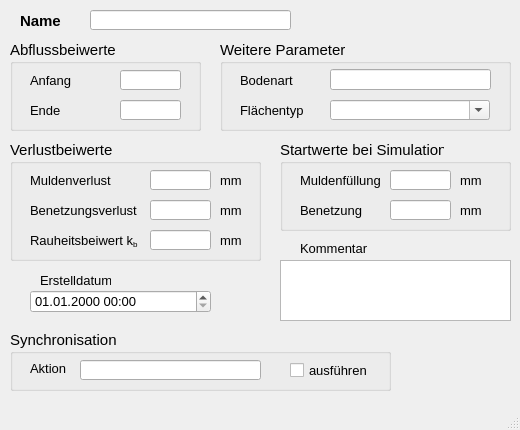
<?xml version="1.0" encoding="UTF-8"?>
<ui version="4.0">
 <class>MainWindow</class>
 <widget class="QMainWindow" name="MainWindow">
  <property name="geometry">
   <rect>
    <x>0</x>
    <y>0</y>
    <width>520</width>
    <height>430</height>
   </rect>
  </property>
  <property name="minimumSize">
   <size>
    <width>520</width>
    <height>430</height>
   </size>
  </property>
  <property name="font">
   <font>
    <family>Tahoma</family>
    <pointsize>10</pointsize>
   </font>
  </property>
  <property name="windowTitle">
   <string>Abflussparameter</string>
  </property>
  <widget class="QWidget" name="centralwidget">
   <widget class="QLabel" name="label">
    <property name="geometry">
     <rect>
      <x>20</x>
      <y>10</y>
      <width>101</width>
      <height>21</height>
     </rect>
    </property>
    <property name="font">
     <font>
      <family>Tahoma</family>
      <pointsize>11</pointsize>
      <weight>75</weight>
      <bold>true</bold>
     </font>
    </property>
    <property name="text">
     <string>Name</string>
    </property>
   </widget>
   <widget class="QLabel" name="label_70">
    <property name="geometry">
     <rect>
      <x>40</x>
      <y>270</y>
      <width>71</width>
      <height>21</height>
     </rect>
    </property>
    <property name="text">
     <string>Erstelldatum</string>
    </property>
   </widget>
   <widget class="QLabel" name="label_14">
    <property name="geometry">
     <rect>
      <x>300</x>
      <y>240</y>
      <width>81</width>
      <height>16</height>
     </rect>
    </property>
    <property name="text">
     <string>Kommentar</string>
    </property>
   </widget>
   <widget class="QLineEdit" name="apnam">
    <property name="geometry">
     <rect>
      <x>90</x>
      <y>10</y>
      <width>201</width>
      <height>20</height>
     </rect>
    </property>
    <property name="acceptDrops">
     <bool>false</bool>
    </property>
    <property name="toolTip">
     <string>&lt;html&gt;&lt;head/&gt;&lt;body&gt;&lt;p&gt;eindeutige Bezeichnung&lt;/p&gt;&lt;/body&gt;&lt;/html&gt;</string>
    </property>
    <property name="statusTip">
     <string>eindeutige Bezeichnung</string>
    </property>
   </widget>
   <widget class="QTextEdit" name="kommentar">
    <property name="geometry">
     <rect>
      <x>280</x>
      <y>260</y>
      <width>231</width>
      <height>61</height>
     </rect>
    </property>
    <property name="toolTip">
     <string>&lt;html&gt;&lt;head/&gt;&lt;body&gt;&lt;p&gt;Platz für zusätzliche Kommentare&lt;/p&gt;&lt;/body&gt;&lt;/html&gt;</string>
    </property>
    <property name="statusTip">
     <string>Platz für zusätzliche Kommentare</string>
    </property>
   </widget>
   <widget class="QgsDateTimeEdit" name="createdat">
    <property name="geometry">
     <rect>
      <x>30</x>
      <y>290</y>
      <width>181</width>
      <height>23</height>
     </rect>
    </property>
    <property name="currentSection">
     <enum>QDateTimeEdit::DaySection</enum>
    </property>
    <property name="displayFormat">
     <string>dd.MM.yyyy HH:mm</string>
    </property>
   </widget>
   <widget class="QGroupBox" name="groupBox">
    <property name="geometry">
     <rect>
      <x>10</x>
      <y>40</y>
      <width>191</width>
      <height>91</height>
     </rect>
    </property>
    <property name="font">
     <font>
      <family>Tahoma</family>
      <pointsize>11</pointsize>
      <weight>50</weight>
      <bold>false</bold>
     </font>
    </property>
    <property name="title">
     <string>Abflussbeiwerte</string>
    </property>
    <widget class="QLabel" name="label_9">
     <property name="geometry">
      <rect>
       <x>20</x>
       <y>30</y>
       <width>91</width>
       <height>21</height>
      </rect>
     </property>
     <property name="font">
      <font>
       <family>Tahoma</family>
       <pointsize>10</pointsize>
       <weight>50</weight>
       <bold>false</bold>
      </font>
     </property>
     <property name="toolTip">
      <string>&lt;html&gt;&lt;head/&gt;&lt;body&gt;&lt;p&gt;Startwert für den Abflussbeiwert in HYSTEM-EXTRAN (0.0 - 1.0)&lt;/p&gt;&lt;/body&gt;&lt;/html&gt;</string>
     </property>
     <property name="statusTip">
      <string>Startwert für den Abflussbeiwert in HYSTEM-EXTRAN (0.0 - 1.0)</string>
     </property>
     <property name="text">
      <string>Anfang</string>
     </property>
    </widget>
    <widget class="QLabel" name="label_13">
     <property name="geometry">
      <rect>
       <x>20</x>
       <y>60</y>
       <width>91</width>
       <height>21</height>
      </rect>
     </property>
     <property name="font">
      <font>
       <family>Tahoma</family>
       <pointsize>10</pointsize>
       <weight>50</weight>
       <bold>false</bold>
      </font>
     </property>
     <property name="toolTip">
      <string>&lt;html&gt;&lt;head/&gt;&lt;body&gt;&lt;p&gt;Endwert für den Abflussbeiwert in HYSTEM-EXTRAN (0.0 - 1.0)&lt;/p&gt;&lt;/body&gt;&lt;/html&gt;</string>
     </property>
     <property name="statusTip">
      <string>&lt;html&gt;&lt;head/&gt;&lt;body&gt;&lt;p&gt;Endwert für den Abflussbeiwert in HYSTEM-EXTRAN (0.0 - 1.0)&lt;/p&gt;&lt;/body&gt;&lt;/html&gt;</string>
     </property>
     <property name="text">
      <string>Ende</string>
     </property>
    </widget>
    <widget class="QLineEdit" name="anfangsabflussbeiwert">
     <property name="geometry">
      <rect>
       <x>110</x>
       <y>30</y>
       <width>61</width>
       <height>20</height>
      </rect>
     </property>
     <property name="font">
      <font>
       <family>Tahoma</family>
       <pointsize>10</pointsize>
       <weight>50</weight>
       <bold>false</bold>
      </font>
     </property>
     <property name="toolTip">
      <string>&lt;html&gt;&lt;head/&gt;&lt;body&gt;&lt;p&gt;Startwert für den Abflussbeiwert in HYSTEM-EXTRAN (0.0 - 1.0)&lt;/p&gt;&lt;/body&gt;&lt;/html&gt;</string>
     </property>
     <property name="statusTip">
      <string>Startwert für den Abflussbeiwert in HYSTEM-EXTRAN (0.0 - 1.0)</string>
     </property>
    </widget>
    <widget class="QLineEdit" name="endabflussbeiwert">
     <property name="geometry">
      <rect>
       <x>110</x>
       <y>60</y>
       <width>61</width>
       <height>20</height>
      </rect>
     </property>
     <property name="font">
      <font>
       <family>Tahoma</family>
       <pointsize>10</pointsize>
       <weight>50</weight>
       <bold>false</bold>
      </font>
     </property>
     <property name="toolTip">
      <string>&lt;html&gt;&lt;head/&gt;&lt;body&gt;&lt;p&gt;Endwert für den Abflussbeiwert in HYSTEM-EXTRAN (0.0 - 1.0)&lt;/p&gt;&lt;/body&gt;&lt;/html&gt;</string>
     </property>
     <property name="statusTip">
      <string>Endwert für den Abflussbeiwert in HYSTEM-EXTRAN (0.0 - 1.0)</string>
     </property>
     <property name="accessibleName">
      <string>endabflussbeiwert</string>
     </property>
    </widget>
   </widget>
   <widget class="QGroupBox" name="groupBox_2">
    <property name="geometry">
     <rect>
      <x>10</x>
      <y>140</y>
      <width>251</width>
      <height>121</height>
     </rect>
    </property>
    <property name="font">
     <font>
      <family>Tahoma</family>
      <pointsize>11</pointsize>
      <weight>50</weight>
      <bold>false</bold>
     </font>
    </property>
    <property name="title">
     <string>Verlustbeiwerte</string>
    </property>
    <widget class="QLabel" name="label_7">
     <property name="geometry">
      <rect>
       <x>210</x>
       <y>60</y>
       <width>30</width>
       <height>21</height>
      </rect>
     </property>
     <property name="font">
      <font>
       <family>Tahoma</family>
       <pointsize>10</pointsize>
       <weight>50</weight>
       <bold>false</bold>
      </font>
     </property>
     <property name="text">
      <string>mm</string>
     </property>
    </widget>
    <widget class="QLineEdit" name="benetzungsverlust">
     <property name="geometry">
      <rect>
       <x>140</x>
       <y>60</y>
       <width>61</width>
       <height>20</height>
      </rect>
     </property>
     <property name="font">
      <font>
       <family>Tahoma</family>
       <pointsize>10</pointsize>
       <weight>50</weight>
       <bold>false</bold>
      </font>
     </property>
     <property name="toolTip">
      <string>&lt;html&gt;&lt;head/&gt;&lt;body&gt;&lt;p&gt;Standardwert: 0,7 mm&lt;/p&gt;&lt;/body&gt;&lt;/html&gt;</string>
     </property>
     <property name="statusTip">
      <string>Standardwert: 0,7 mm</string>
     </property>
    </widget>
    <widget class="QLabel" name="label_20">
     <property name="geometry">
      <rect>
       <x>20</x>
       <y>60</y>
       <width>121</width>
       <height>21</height>
      </rect>
     </property>
     <property name="font">
      <font>
       <family>Tahoma</family>
       <pointsize>10</pointsize>
       <weight>50</weight>
       <bold>false</bold>
      </font>
     </property>
     <property name="text">
      <string>Benetzungsverlust</string>
     </property>
    </widget>
    <widget class="QLabel" name="label_3">
     <property name="geometry">
      <rect>
       <x>210</x>
       <y>30</y>
       <width>30</width>
       <height>21</height>
      </rect>
     </property>
     <property name="font">
      <font>
       <family>Tahoma</family>
       <pointsize>10</pointsize>
       <weight>50</weight>
       <bold>false</bold>
      </font>
     </property>
     <property name="text">
      <string>mm</string>
     </property>
    </widget>
    <widget class="QLabel" name="label_21">
     <property name="geometry">
      <rect>
       <x>20</x>
       <y>30</y>
       <width>91</width>
       <height>21</height>
      </rect>
     </property>
     <property name="font">
      <font>
       <family>Tahoma</family>
       <pointsize>10</pointsize>
       <weight>50</weight>
       <bold>false</bold>
      </font>
     </property>
     <property name="text">
      <string>Muldenverlust</string>
     </property>
    </widget>
    <widget class="QLineEdit" name="muldenverlust">
     <property name="geometry">
      <rect>
       <x>140</x>
       <y>30</y>
       <width>61</width>
       <height>20</height>
      </rect>
     </property>
     <property name="font">
      <font>
       <family>Tahoma</family>
       <pointsize>10</pointsize>
       <weight>50</weight>
       <bold>false</bold>
      </font>
     </property>
     <property name="toolTip">
      <string>&lt;html&gt;&lt;head/&gt;&lt;body&gt;&lt;p&gt;Standardwert: 1,8 mm&lt;/p&gt;&lt;/body&gt;&lt;/html&gt;</string>
     </property>
     <property name="statusTip">
      <string>Standardwert: 1,8 mm</string>
     </property>
    </widget>
    <widget class="QLineEdit" name="rauheit_kst">
     <property name="geometry">
      <rect>
       <x>140</x>
       <y>90</y>
       <width>61</width>
       <height>20</height>
      </rect>
     </property>
     <property name="font">
      <font>
       <family>Tahoma</family>
       <pointsize>10</pointsize>
       <weight>50</weight>
       <bold>false</bold>
      </font>
     </property>
     <property name="toolTip">
      <string>&lt;html&gt;&lt;head/&gt;&lt;body&gt;&lt;p&gt;Absolute Rauheit gemäß Prandtl-Colebrook&lt;/p&gt;&lt;/body&gt;&lt;/html&gt;</string>
     </property>
     <property name="statusTip">
      <string>Absolute Rauheit gemäß Prandtl-Colebrook</string>
     </property>
    </widget>
    <widget class="QLabel" name="label_72">
     <property name="geometry">
      <rect>
       <x>210</x>
       <y>90</y>
       <width>46</width>
       <height>21</height>
      </rect>
     </property>
     <property name="font">
      <font>
       <family>Tahoma</family>
       <pointsize>10</pointsize>
       <weight>50</weight>
       <bold>false</bold>
      </font>
     </property>
     <property name="text">
      <string>mm</string>
     </property>
    </widget>
    <widget class="QLabel" name="label_62">
     <property name="geometry">
      <rect>
       <x>20</x>
       <y>90</y>
       <width>111</width>
       <height>21</height>
      </rect>
     </property>
     <property name="font">
      <font>
       <family>Tahoma</family>
       <pointsize>10</pointsize>
       <weight>50</weight>
       <bold>false</bold>
      </font>
     </property>
     <property name="text">
      <string>&lt;html&gt;&lt;head/&gt;&lt;body&gt;&lt;p&gt;Rauheitsbeiwert k&lt;span style=&quot; vertical-align:sub;&quot;&gt;b&lt;/span&gt;&lt;/p&gt;&lt;/body&gt;&lt;/html&gt;</string>
     </property>
    </widget>
   </widget>
   <widget class="QGroupBox" name="groupBox_3">
    <property name="geometry">
     <rect>
      <x>220</x>
      <y>40</y>
      <width>291</width>
      <height>91</height>
     </rect>
    </property>
    <property name="font">
     <font>
      <family>Tahoma</family>
      <pointsize>11</pointsize>
      <weight>50</weight>
      <bold>false</bold>
     </font>
    </property>
    <property name="title">
     <string>Weitere Parameter</string>
    </property>
    <widget class="QComboBox" name="flaechentyp">
     <property name="geometry">
      <rect>
       <x>110</x>
       <y>60</y>
       <width>160</width>
       <height>20</height>
      </rect>
     </property>
     <property name="font">
      <font>
       <family>Tahoma</family>
       <pointsize>10</pointsize>
       <weight>50</weight>
       <bold>false</bold>
      </font>
     </property>
     <property name="toolTip">
      <string>&lt;html&gt;&lt;head/&gt;&lt;body&gt;&lt;p&gt;gem. HYSTEM-EXTRAN&lt;/p&gt;&lt;/body&gt;&lt;/html&gt;</string>
     </property>
     <property name="statusTip">
      <string>gem. HYSTEM-EXTRAN</string>
     </property>
     <property name="accessibleName">
      <string>bodenklasse</string>
     </property>
     <property name="editable">
      <bool>true</bool>
     </property>
    </widget>
    <widget class="QLabel" name="label_19">
     <property name="geometry">
      <rect>
       <x>20</x>
       <y>60</y>
       <width>71</width>
       <height>21</height>
      </rect>
     </property>
     <property name="font">
      <font>
       <family>Tahoma</family>
       <pointsize>10</pointsize>
       <weight>50</weight>
       <bold>false</bold>
      </font>
     </property>
     <property name="text">
      <string>Flächentyp</string>
     </property>
    </widget>
    <widget class="QLabel" name="label_18">
     <property name="geometry">
      <rect>
       <x>20</x>
       <y>30</y>
       <width>81</width>
       <height>21</height>
      </rect>
     </property>
     <property name="font">
      <font>
       <family>Tahoma</family>
       <pointsize>10</pointsize>
       <weight>50</weight>
       <bold>false</bold>
      </font>
     </property>
     <property name="text">
      <string>Bodenart</string>
     </property>
    </widget>
    <widget class="QLineEdit" name="lineEdit">
     <property name="geometry">
      <rect>
       <x>110</x>
       <y>29</y>
       <width>161</width>
       <height>21</height>
      </rect>
     </property>
    </widget>
   </widget>
   <widget class="QGroupBox" name="groupBox_4">
    <property name="geometry">
     <rect>
      <x>280</x>
      <y>140</y>
      <width>231</width>
      <height>91</height>
     </rect>
    </property>
    <property name="font">
     <font>
      <family>Tahoma</family>
      <pointsize>11</pointsize>
      <weight>50</weight>
      <bold>false</bold>
     </font>
    </property>
    <property name="title">
     <string>Startwerte bei Simulation</string>
    </property>
    <widget class="QLabel" name="label_10">
     <property name="geometry">
      <rect>
       <x>180</x>
       <y>60</y>
       <width>31</width>
       <height>21</height>
      </rect>
     </property>
     <property name="font">
      <font>
       <family>Tahoma</family>
       <pointsize>10</pointsize>
       <weight>50</weight>
       <bold>false</bold>
      </font>
     </property>
     <property name="text">
      <string>mm</string>
     </property>
    </widget>
    <widget class="QLabel" name="label_11">
     <property name="geometry">
      <rect>
       <x>20</x>
       <y>60</y>
       <width>91</width>
       <height>21</height>
      </rect>
     </property>
     <property name="font">
      <font>
       <family>Tahoma</family>
       <pointsize>10</pointsize>
       <weight>50</weight>
       <bold>false</bold>
      </font>
     </property>
     <property name="text">
      <string>Benetzung</string>
     </property>
    </widget>
    <widget class="QLineEdit" name="benetzung_startwert">
     <property name="geometry">
      <rect>
       <x>110</x>
       <y>60</y>
       <width>61</width>
       <height>20</height>
      </rect>
     </property>
     <property name="font">
      <font>
       <family>Tahoma</family>
       <pointsize>10</pointsize>
       <weight>50</weight>
       <bold>false</bold>
      </font>
     </property>
     <property name="toolTip">
      <string>&lt;html&gt;&lt;head/&gt;&lt;body&gt;&lt;p&gt;Benetzung am Simulationsbeginn&lt;/p&gt;&lt;/body&gt;&lt;/html&gt;</string>
     </property>
     <property name="statusTip">
      <string>Benetzung am Simulationsbeginn</string>
     </property>
    </widget>
    <widget class="QLabel" name="label_15">
     <property name="geometry">
      <rect>
       <x>20</x>
       <y>30</y>
       <width>91</width>
       <height>21</height>
      </rect>
     </property>
     <property name="font">
      <font>
       <family>Tahoma</family>
       <pointsize>10</pointsize>
       <weight>50</weight>
       <bold>false</bold>
      </font>
     </property>
     <property name="text">
      <string>Muldenfüllung</string>
     </property>
    </widget>
    <widget class="QLineEdit" name="mulden_startwert">
     <property name="geometry">
      <rect>
       <x>110</x>
       <y>30</y>
       <width>61</width>
       <height>20</height>
      </rect>
     </property>
     <property name="font">
      <font>
       <family>Tahoma</family>
       <pointsize>10</pointsize>
       <weight>50</weight>
       <bold>false</bold>
      </font>
     </property>
     <property name="toolTip">
      <string>&lt;html&gt;&lt;head/&gt;&lt;body&gt;&lt;p&gt;Muldenfüllung am Simulationsbeginn&lt;/p&gt;&lt;/body&gt;&lt;/html&gt;</string>
     </property>
     <property name="statusTip">
      <string>Muldenfüllung am Simulationsbeginn</string>
     </property>
    </widget>
    <widget class="QLabel" name="label_16">
     <property name="geometry">
      <rect>
       <x>180</x>
       <y>30</y>
       <width>31</width>
       <height>21</height>
      </rect>
     </property>
     <property name="font">
      <font>
       <family>Tahoma</family>
       <pointsize>10</pointsize>
       <weight>50</weight>
       <bold>false</bold>
      </font>
     </property>
     <property name="text">
      <string>mm</string>
     </property>
    </widget>
   </widget>
   <widget class="QGroupBox" name="groupBox_sync">
    <property name="geometry">
     <rect>
      <x>10</x>
      <y>330</y>
      <width>381</width>
      <height>61</height>
     </rect>
    </property>
    <property name="font">
     <font>
      <family>Tahoma</family>
      <pointsize>11</pointsize>
     </font>
    </property>
    <property name="title">
     <string>Synchronisation</string>
    </property>
    <widget class="QCheckBox" name="status">
     <property name="geometry">
      <rect>
       <x>280</x>
       <y>30</y>
       <width>101</width>
       <height>21</height>
      </rect>
     </property>
     <property name="font">
      <font>
       <family>Tahoma</family>
       <pointsize>10</pointsize>
      </font>
     </property>
     <property name="toolTip">
      <string>Synchronisation aktivieren</string>
     </property>
     <property name="statusTip">
      <string>Synchronisation aktivieren</string>
     </property>
     <property name="text">
      <string>ausführen</string>
     </property>
    </widget>
    <widget class="QLabel" name="label_23">
     <property name="geometry">
      <rect>
       <x>20</x>
       <y>30</y>
       <width>51</width>
       <height>16</height>
      </rect>
     </property>
     <property name="font">
      <font>
       <family>Tahoma</family>
       <pointsize>10</pointsize>
      </font>
     </property>
     <property name="text">
      <string>Aktion</string>
     </property>
    </widget>
    <widget class="QLineEdit" name="aktion">
     <property name="geometry">
      <rect>
       <x>70</x>
       <y>30</y>
       <width>181</width>
       <height>20</height>
      </rect>
     </property>
     <property name="toolTip">
      <string>&lt;html&gt;&lt;head/&gt;&lt;body&gt;&lt;p&gt;Maßnahme zur Synchronisation&lt;/p&gt;&lt;/body&gt;&lt;/html&gt;</string>
     </property>
     <property name="statusTip">
      <string>Maßnahme zur Synchronisation</string>
     </property>
    </widget>
   </widget>
  </widget>
  <widget class="QMenuBar" name="menubar">
   <property name="geometry">
    <rect>
     <x>0</x>
     <y>0</y>
     <width>520</width>
     <height>22</height>
    </rect>
   </property>
  </widget>
  <widget class="QStatusBar" name="statusbar"/>
 </widget>
 <customwidgets>
  <customwidget>
   <class>QgsDateTimeEdit</class>
   <extends>QDateTimeEdit</extends>
   <header>qgsdatetimeedit.h</header>
  </customwidget>
 </customwidgets>
 <tabstops>
  <tabstop>apnam</tabstop>
  <tabstop>anfangsabflussbeiwert</tabstop>
  <tabstop>endabflussbeiwert</tabstop>
  <tabstop>muldenverlust</tabstop>
  <tabstop>benetzungsverlust</tabstop>
  <tabstop>kommentar</tabstop>
  <tabstop>createdat</tabstop>
 </tabstops>
 <resources/>
 <connections/>
</ui>
